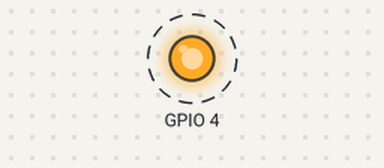
The program below on a simulated Raspberry Pi (BCM pin numbers). Parts: output pins drawn as LEDs (lit = HIGH). Dashed ring = blinking. At 5.0 s the program stops and its outputs stay as they are.

Above: at 0.2 s.
Timing chart, 0 to 3.0 s (numbered marks = the images above):
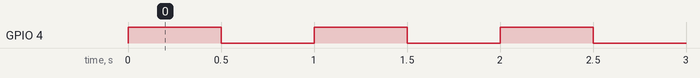

Measured:
- by itself, GPIO 4: alternates HIGH for 0.50 s and LOW for 0.50 s, 10 changes in all, then stays LOW

The program:

led.py
```python
#!/usr/bin/env python
# coding: utf-8

# In[ ]:


from time import sleep
from RPi import GPIO

GPIO.setmode(GPIO.BCM)
GPIO.setup(4, GPIO.OUT)

for i in range(5):
    GPIO.output(4, GPIO.HIGH)
    sleep(0.5)
    GPIO.output(4, GPIO.LOW)
    sleep(0.5)

GPIO.cleanup()


# In[ ]:
```
